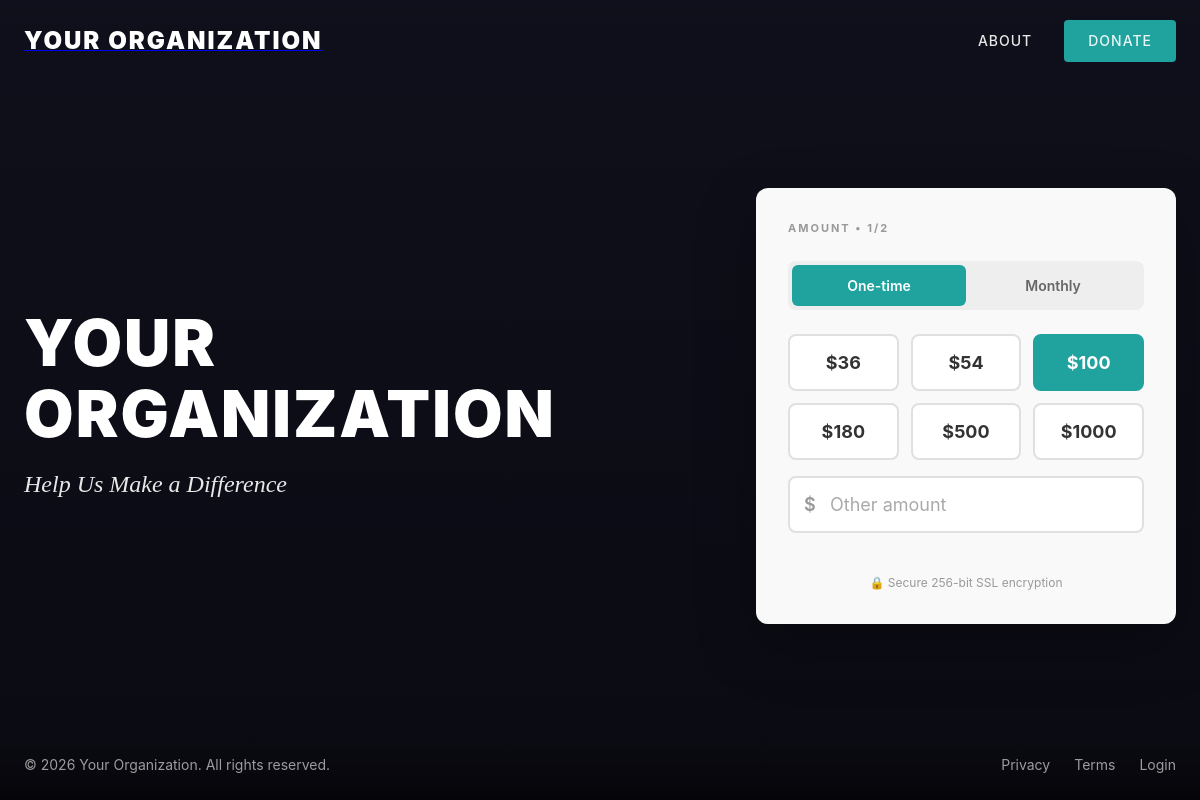
The page / on the database its author committed.
### tables this page shows
CREATE TABLE IF NOT EXISTS `settings` (
    `id` INT AUTO_INCREMENT PRIMARY KEY,
    `setting_key` VARCHAR(100) NOT NULL UNIQUE,
    `setting_value` TEXT,
    `created_at` TIMESTAMP DEFAULT CURRENT_TIMESTAMP,
    `updated_at` TIMESTAMP DEFAULT CURRENT_TIMESTAMP ON UPDATE CURRENT_TIMESTAMP
);

### includes/db.php (called while the page is built, shortened)
<?php
class Database {
    private static $instance = null;
    private $pdo;
    private function __construct() {
        try {
            $dsn = "mysql:host=" . DB_HOST . ";dbname=" . DB_NAME . ";charset=utf8mb4";
            $options = [
                PDO::ATTR_ERRMODE => PDO::ERRMODE_EXCEPTION,
                PDO::ATTR_DEFAULT_FETCH_MODE => PDO::FETCH_ASSOC,
                PDO::ATTR_EMULATE_PREPARES => false,
            ];
            $this->pdo = new PDO($dsn, DB_USER, DB_PASS, $options);
        } catch (PDOException $e) {
            error_log("Database connection failed: " . $e->getMessage());
            throw new Exception("Database connection failed");
        }
    }
    public static function getInstance() {
        if (self::$instance === null) {
            self::$instance = new self();
        }
        return self::$instance;
    }
    public function query($sql, $params = []) {
        $stmt = $this->pdo->prepare($sql);
        $stmt->execute($params);
        return $stmt;
    }
    public function fetch($sql, $params = []) {
        return $this->query($sql, $params)->fetch();
    }
    public function fetchAll($sql, $params = []) {
        return $this->query($sql, $params)->fetchAll();
    }
}
function db() {
    return Database::getInstance();
}

### includes/functions.php (called while the page is built, shortened)
<?php
require_once __DIR__ . '/db.php';
function getSetting($key, $default = '') {
    $result = db()->fetch("SELECT setting_value FROM settings WHERE setting_key = ?", [$key]);
    return $result ? $result['setting_value'] : $default;
}
function getAllSettings() {
    $rows = db()->fetchAll("SELECT setting_key, setting_value FROM settings");
    $settings = [];
    foreach ($rows as $row) {
        $settings[$row['setting_key']] = $row['setting_value'];
    }
    return $settings;
}
function h($string) {
    return htmlspecialchars($string ?? '', ENT_QUOTES, 'UTF-8');
}
function getPresetAmounts() {
    $amounts = getSetting('preset_amounts', '36,54,100,180,500,1000');
    return array_map('intval', explode(',', $amounts));
}

### index.php (the view, shortened to what this page needs)
<?php
require_once __DIR__ . '/includes/functions.php';
$settings = getAllSettings();
$presetAmounts = getPresetAmounts();
$orgName = $settings['org_name'] ?? 'Organization';
$tagline = $settings['tagline'] ?? 'Help Us Make a Difference';
$logoPath = $settings['logo_path'] ?? '';
$bgPath = $settings['background_path'] ?? '';
$currencySymbol = $settings['currency_symbol'] ?? '$';
$embedMode = isset($_GET['embed']) ? (int)$_GET['embed'] : 0;
?>
<!DOCTYPE html>
<html lang="en">
<head>
    <link rel="stylesheet" href="assets/css/style.css?v=<?= filemtime(__DIR__ . '/assets/css/style.css') ?>">
</head>
<body class="<?= $embedMode === 1 ? 'embed-mode embed-minimal' : ($embedMode === 2 ? 'embed-mode embed-styled' : '') ?>">
    <div class="page-wrapper" style="<?= $bgPath && $embedMode !== 1 ? 'background-image: url(' . h($bgPath) . ')' : '' ?>">
        <?php if ($embedMode !== 1): ?>
        <div class="overlay"></div>
        <?php endif; ?>
        <?php if ($embedMode === 0): ?>
            <nav class="navbar">
            <div class="nav-container">
                <a href="<?= BASE_PATH ?>/" class="logo">
                    <?php if ($logoPath): ?>
                        <img src="<?= h($logoPath) ?>" alt="<?= h($orgName) ?>">
                    <?php else: ?>
                        <span class="logo-text"><?= h($orgName) ?></span>
                    <?php endif; ?>
                </a>
                <div class="nav-links">
                    <a href="#about">About</a>
                    <a href="#donate" class="nav-donate">Donate</a>
                </div>
            </div>
        </nav>
        <?php endif; ?>
        <main class="hero">
            <div class="hero-content">
                <?php if ($embedMode === 0): ?>
                <div class="hero-text">
                    <h1><?= h(strtoupper($orgName)) ?></h1>
                    <p class="tagline"><em><?= h($tagline) ?></em></p>
                </div>
                <?php endif; ?>
                <div class="donation-card" id="donate">
                    <div class="card-step" id="card-step-label">AMOUNT • 1/2</div>
                    <div id="amount-selection-container">
                        <div class="frequency-toggle">
                            <button class="freq-btn active" data-freq="once">One-time</button>
                            <button class="freq-btn" data-freq="monthly">Monthly</button>
                        </div>
                        <div class="amount-grid">
                            <?php foreach ($presetAmounts as $amt): ?>
                            <button class="amount-btn <?= $amt == 100 ? 'active' : '' ?>" data-amount="<?= $amt ?>">
                                <?= h($currencySymbol) ?><?= $amt ?>
                            </button>
                            <?php endforeach; ?>
                        </div>
                        <div class="custom-amount">
                            <span class="currency"><?= h($currencySymbol) ?></span>
                            <input type="number" id="custom-amount" placeholder="Other amount" min="1" step="1">
                        </div>
                    </div>
                    <div class="secure-badge">
                        🔒 Secure 256-bit SSL encryption
                    </div>
                </div>
            </div>
        </main>
        <?php if ($embedMode === 0): ?>
        <footer class="footer">
            <div class="footer-content">
                <p>&copy; <?= date('Y') ?> <?= h($orgName) ?>. All rights reserved.</p>
                <div class="footer-links">
                    <a href="#">Privacy</a>
                    <a href="#">Terms</a>
                    <a href="admin/login.php">Login</a>
                </div>
            </div>
        </footer>
        <?php endif; ?>
    </div>
</body>
</html>

### assets/css/style.css (style rules this page uses)
* { margin: 0; padding: 0; box-sizing: border-box; }
:root { --teal: #20a39e; --teal-hover: #1a8a86; --dark: #1a1a2e; --card-bg: #f9f9f9; --text-dark: #333; --text-light: rgba(255, 255, 255, 0.9); --border-light: #e0e0e0; }
body { font-family: 'Inter', 'Montserrat', sans-serif; color: var(--text-dark); line-height: 1.6; }
.page-wrapper { min-height: 100vh; background-color: #1a1a2e; background-size: cover; background-position: center; background-attachment: fixed; position: relative; display: flex; flex-direction: column; }
.overlay { position: absolute; top: 0; left: 0; right: 0; bottom: 0; background: linear-gradient(180deg, rgba(0, 0, 0, 0.4) 0%, rgba(0, 0, 0, 0.6) 100%); pointer-events: none; }
.navbar { position: relative; z-index: 10; padding: 20px 0; }
.nav-container { max-width: 1200px; margin: 0 auto; padding: 0 24px; display: flex; justify-content: space-between; align-items: center; }
.logo-text { font-size: 24px; font-weight: 900; color: white; text-decoration: none; text-transform: uppercase; letter-spacing: 2px; }
.nav-links { display: flex; gap: 32px; align-items: center; }
.nav-links a { color: var(--text-light); text-decoration: none; font-weight: 500; font-size: 14px; text-transform: uppercase; letter-spacing: 1px; transition: color 0.3s; }
.nav-donate { background: var(--teal); padding: 10px 24px; border-radius: 4px; }
.hero { flex: 1; display: flex; align-items: center; justify-content: center; padding: 40px 24px; position: relative; z-index: 10; }
.hero-content { max-width: 1200px; width: 100%; display: grid; grid-template-columns: 1fr 420px; gap: 60px; align-items: center; }
.hero-text { color: white; }
.hero-text h1 { font-size: 4rem; font-weight: 900; line-height: 1.1; margin-bottom: 16px; text-transform: uppercase; letter-spacing: 2px; }
.tagline { font-family: 'Playfair Display', serif; font-size: 1.5rem; font-style: italic; opacity: 0.9; }
.donation-card { background: var(--card-bg); border-radius: 12px; padding: 32px; box-shadow: 0 20px 60px rgba(0, 0, 0, 0.3); }
.card-step { font-size: 11px; font-weight: 700; letter-spacing: 2px; color: #999; margin-bottom: 24px; text-transform: uppercase; }
.frequency-toggle { display: flex; background: #eee; border-radius: 8px; padding: 4px; margin-bottom: 24px; }
.freq-btn { flex: 1; padding: 12px; border: none; background: transparent; font-family: inherit; font-size: 14px; font-weight: 600; cursor: pointer; border-radius: 6px; transition: all 0.3s; color: #666; }
.freq-btn.active { background: var(--teal); color: white; }
.amount-grid { display: grid; grid-template-columns: repeat(3, 1fr); gap: 12px; margin-bottom: 16px; }
.amount-btn { padding: 16px; border: 2px solid var(--border-light); background: white; border-radius: 8px; font-family: inherit; font-size: 18px; font-weight: 700; cursor: pointer; transition: all 0.3s; color: var(--text-dark); }
.amount-btn.active { background: var(--teal); border-color: var(--teal); color: white; }
.custom-amount { position: relative; margin-bottom: 24px; }
.custom-amount .currency { position: absolute; left: 16px; top: 50%; transform: translateY(-50%); font-size: 18px; font-weight: 600; color: #999; }
.custom-amount input { width: 100%; padding: 16px 16px 16px 40px; border: 2px solid var(--border-light); border-radius: 8px; font-family: inherit; font-size: 18px; font-weight: 600; outline: none; transition: border-color 0.3s; }
.custom-amount input::placeholder { font-weight: 400; color: #aaa; }
.secure-badge { text-align: center; font-size: 12px; color: #999; margin-top: 16px; }
.footer { position: relative; z-index: 10; padding: 24px; background: linear-gradient(180deg, transparent 0%, rgba(0, 0, 0, 0.5) 100%); }
.footer-content { max-width: 1200px; margin: 0 auto; display: flex; justify-content: space-between; align-items: center; color: rgba(255, 255, 255, 0.6); font-size: 14px; }
.footer-links { display: flex; gap: 24px; }
.footer-links a { color: inherit; text-decoration: none; transition: color 0.3s; }

### rows shown on the page
settings: setting_value "36", setting_value "54", setting_value "100", setting_value "180", setting_value "500", setting_value "1000"

### other values the page prints
$orgName "YOUR ORGANIZATION"
$tagline "Help Us Make a Difference"
$currencySymbol "$"
$orgName "Your Organization"
